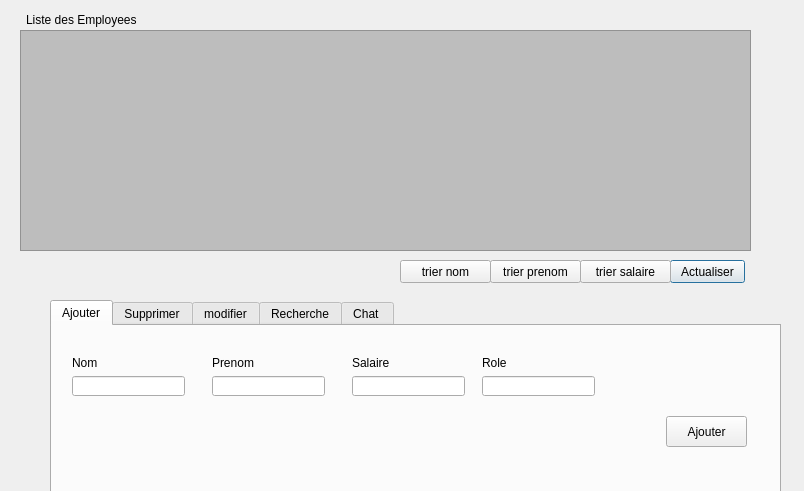
<?xml version="1.0" encoding="UTF-8"?>
<ui version="4.0">
 <class>gestionemployes</class>
 <widget class="QDialog" name="gestionemployes">
  <property name="geometry">
   <rect>
    <x>0</x>
    <y>0</y>
    <width>804</width>
    <height>491</height>
   </rect>
  </property>
  <property name="windowTitle">
   <string>Dialog</string>
  </property>
  <widget class="QPushButton" name="pushButton_4">
   <property name="geometry">
    <rect>
     <x>670</x>
     <y>260</y>
     <width>75</width>
     <height>23</height>
    </rect>
   </property>
   <property name="text">
    <string>Actualiser</string>
   </property>
  </widget>
  <widget class="QTabWidget" name="tabWidget">
   <property name="geometry">
    <rect>
     <x>50</x>
     <y>300</y>
     <width>731</width>
     <height>231</height>
    </rect>
   </property>
   <property name="styleSheet">
    <string notr="true">font: 75 9pt &quot;MS Shell Dlg 2&quot;;</string>
   </property>
   <property name="currentIndex">
    <number>0</number>
   </property>
   <widget class="QWidget" name="ajouter">
    <attribute name="title">
     <string>Ajouter</string>
    </attribute>
    <widget class="QLineEdit" name="nom">
     <property name="geometry">
      <rect>
       <x>20</x>
       <y>50</y>
       <width>113</width>
       <height>20</height>
      </rect>
     </property>
    </widget>
    <widget class="QLineEdit" name="prenom">
     <property name="geometry">
      <rect>
       <x>160</x>
       <y>50</y>
       <width>113</width>
       <height>20</height>
      </rect>
     </property>
    </widget>
    <widget class="QLineEdit" name="salaire">
     <property name="geometry">
      <rect>
       <x>300</x>
       <y>50</y>
       <width>113</width>
       <height>20</height>
      </rect>
     </property>
    </widget>
    <widget class="QLineEdit" name="role">
     <property name="geometry">
      <rect>
       <x>430</x>
       <y>50</y>
       <width>113</width>
       <height>20</height>
      </rect>
     </property>
    </widget>
    <widget class="QLabel" name="label_2">
     <property name="geometry">
      <rect>
       <x>20</x>
       <y>30</y>
       <width>47</width>
       <height>14</height>
      </rect>
     </property>
     <property name="text">
      <string>Nom</string>
     </property>
    </widget>
    <widget class="QLabel" name="label_3">
     <property name="geometry">
      <rect>
       <x>160</x>
       <y>30</y>
       <width>47</width>
       <height>14</height>
      </rect>
     </property>
     <property name="text">
      <string>Prenom</string>
     </property>
    </widget>
    <widget class="QLabel" name="label_4">
     <property name="geometry">
      <rect>
       <x>300</x>
       <y>30</y>
       <width>47</width>
       <height>14</height>
      </rect>
     </property>
     <property name="text">
      <string>Salaire</string>
     </property>
    </widget>
    <widget class="QLabel" name="label_5">
     <property name="geometry">
      <rect>
       <x>430</x>
       <y>30</y>
       <width>47</width>
       <height>14</height>
      </rect>
     </property>
     <property name="text">
      <string>Role</string>
     </property>
    </widget>
    <widget class="QPushButton" name="pushButton">
     <property name="geometry">
      <rect>
       <x>614</x>
       <y>90</y>
       <width>81</width>
       <height>31</height>
      </rect>
     </property>
     <property name="text">
      <string>Ajouter</string>
     </property>
    </widget>
   </widget>
   <widget class="QWidget" name="supprimer">
    <attribute name="title">
     <string>Supprimer</string>
    </attribute>
    <widget class="QPushButton" name="pushButton_2">
     <property name="geometry">
      <rect>
       <x>614</x>
       <y>110</y>
       <width>91</width>
       <height>23</height>
      </rect>
     </property>
     <property name="text">
      <string>Supprimer</string>
     </property>
    </widget>
    <widget class="QLabel" name="label_6">
     <property name="geometry">
      <rect>
       <x>70</x>
       <y>40</y>
       <width>51</width>
       <height>31</height>
      </rect>
     </property>
     <property name="styleSheet">
      <string notr="true">font: 75 10pt &quot;MS Shell Dlg 2&quot;;</string>
     </property>
     <property name="text">
      <string>ID</string>
     </property>
    </widget>
    <widget class="QLineEdit" name="lineEdit_5">
     <property name="geometry">
      <rect>
       <x>140</x>
       <y>40</y>
       <width>291</width>
       <height>31</height>
      </rect>
     </property>
    </widget>
   </widget>
   <widget class="QWidget" name="modifier">
    <attribute name="title">
     <string>modifier</string>
    </attribute>
    <widget class="QLineEdit" name="lineEdit_6">
     <property name="geometry">
      <rect>
       <x>30</x>
       <y>30</y>
       <width>113</width>
       <height>20</height>
      </rect>
     </property>
    </widget>
    <widget class="QLineEdit" name="lineEdit_7">
     <property name="geometry">
      <rect>
       <x>30</x>
       <y>80</y>
       <width>113</width>
       <height>20</height>
      </rect>
     </property>
    </widget>
    <widget class="QLineEdit" name="lineEdit_8">
     <property name="geometry">
      <rect>
       <x>180</x>
       <y>80</y>
       <width>113</width>
       <height>20</height>
      </rect>
     </property>
    </widget>
    <widget class="QLineEdit" name="lineEdit_9">
     <property name="geometry">
      <rect>
       <x>320</x>
       <y>80</y>
       <width>113</width>
       <height>20</height>
      </rect>
     </property>
    </widget>
    <widget class="QLineEdit" name="lineEdit_10">
     <property name="geometry">
      <rect>
       <x>470</x>
       <y>80</y>
       <width>113</width>
       <height>20</height>
      </rect>
     </property>
    </widget>
    <widget class="QPushButton" name="pushButton_3">
     <property name="geometry">
      <rect>
       <x>640</x>
       <y>120</y>
       <width>75</width>
       <height>23</height>
      </rect>
     </property>
     <property name="text">
      <string>Modifier</string>
     </property>
    </widget>
    <widget class="QLabel" name="label_7">
     <property name="geometry">
      <rect>
       <x>30</x>
       <y>10</y>
       <width>47</width>
       <height>14</height>
      </rect>
     </property>
     <property name="text">
      <string>ID</string>
     </property>
    </widget>
    <widget class="QLabel" name="label_8">
     <property name="geometry">
      <rect>
       <x>30</x>
       <y>60</y>
       <width>51</width>
       <height>16</height>
      </rect>
     </property>
     <property name="text">
      <string>Nom</string>
     </property>
    </widget>
    <widget class="QLabel" name="label_9">
     <property name="geometry">
      <rect>
       <x>180</x>
       <y>60</y>
       <width>47</width>
       <height>14</height>
      </rect>
     </property>
     <property name="text">
      <string>Prenom</string>
     </property>
    </widget>
    <widget class="QLabel" name="label_10">
     <property name="geometry">
      <rect>
       <x>320</x>
       <y>60</y>
       <width>47</width>
       <height>14</height>
      </rect>
     </property>
     <property name="text">
      <string>Salaire</string>
     </property>
    </widget>
    <widget class="QLabel" name="label_11">
     <property name="geometry">
      <rect>
       <x>470</x>
       <y>60</y>
       <width>47</width>
       <height>14</height>
      </rect>
     </property>
     <property name="text">
      <string>Role</string>
     </property>
    </widget>
   </widget>
   <widget class="QWidget" name="recherche">
    <attribute name="title">
     <string>Recherche</string>
    </attribute>
    <widget class="QLabel" name="label_12">
     <property name="geometry">
      <rect>
       <x>20</x>
       <y>20</y>
       <width>101</width>
       <height>16</height>
      </rect>
     </property>
     <property name="text">
      <string>Chercher par</string>
     </property>
    </widget>
    <widget class="QComboBox" name="comboBox">
     <property name="geometry">
      <rect>
       <x>100</x>
       <y>20</y>
       <width>62</width>
       <height>22</height>
      </rect>
     </property>
     <item>
      <property name="text">
       <string>nom</string>
      </property>
     </item>
     <item>
      <property name="text">
       <string>prenom</string>
      </property>
     </item>
     <item>
      <property name="text">
       <string>Role</string>
      </property>
     </item>
    </widget>
    <widget class="QLineEdit" name="lineEdit">
     <property name="geometry">
      <rect>
       <x>190</x>
       <y>20</y>
       <width>113</width>
       <height>20</height>
      </rect>
     </property>
    </widget>
    <widget class="QPushButton" name="pushButton_5">
     <property name="geometry">
      <rect>
       <x>350</x>
       <y>20</y>
       <width>75</width>
       <height>23</height>
      </rect>
     </property>
     <property name="text">
      <string>chercher</string>
     </property>
    </widget>
   </widget>
   <widget class="QWidget" name="tab">
    <attribute name="title">
     <string>Chat </string>
    </attribute>
    <widget class="QLabel" name="label_14">
     <property name="geometry">
      <rect>
       <x>160</x>
       <y>140</y>
       <width>56</width>
       <height>16</height>
      </rect>
     </property>
     <property name="text">
      <string>Message</string>
     </property>
    </widget>
    <widget class="QLineEdit" name="message">
     <property name="geometry">
      <rect>
       <x>220</x>
       <y>140</y>
       <width>113</width>
       <height>22</height>
      </rect>
     </property>
    </widget>
    <widget class="QPushButton" name="send">
     <property name="geometry">
      <rect>
       <x>350</x>
       <y>140</y>
       <width>71</width>
       <height>21</height>
      </rect>
     </property>
     <property name="text">
      <string>envoyer</string>
     </property>
    </widget>
    <widget class="QTableView" name="AfficherMessage">
     <property name="geometry">
      <rect>
       <x>150</x>
       <y>20</y>
       <width>361</width>
       <height>101</height>
      </rect>
     </property>
    </widget>
    <widget class="QPushButton" name="afficherM">
     <property name="geometry">
      <rect>
       <x>430</x>
       <y>140</y>
       <width>75</width>
       <height>21</height>
      </rect>
     </property>
     <property name="text">
      <string>Actualiser</string>
     </property>
    </widget>
   </widget>
  </widget>
  <widget class="QPushButton" name="pushButton_7">
   <property name="geometry">
    <rect>
     <x>400</x>
     <y>260</y>
     <width>91</width>
     <height>23</height>
    </rect>
   </property>
   <property name="text">
    <string>trier nom</string>
   </property>
  </widget>
  <widget class="QPushButton" name="pushButton_8">
   <property name="geometry">
    <rect>
     <x>490</x>
     <y>260</y>
     <width>91</width>
     <height>23</height>
    </rect>
   </property>
   <property name="text">
    <string>trier prenom</string>
   </property>
  </widget>
  <widget class="QPushButton" name="pushButton_6">
   <property name="geometry">
    <rect>
     <x>580</x>
     <y>260</y>
     <width>91</width>
     <height>23</height>
    </rect>
   </property>
   <property name="text">
    <string>trier salaire</string>
   </property>
  </widget>
  <widget class="QLabel" name="label">
   <property name="geometry">
    <rect>
     <x>26</x>
     <y>10</y>
     <width>301</width>
     <height>20</height>
    </rect>
   </property>
   <property name="styleSheet">
    <string notr="true">font: 75 10pt &quot;MS Shell Dlg 2&quot;;</string>
   </property>
   <property name="text">
    <string>Liste des Employees </string>
   </property>
  </widget>
  <widget class="QTableView" name="tableView">
   <property name="geometry">
    <rect>
     <x>20</x>
     <y>30</y>
     <width>731</width>
     <height>221</height>
    </rect>
   </property>
   <property name="styleSheet">
    <string notr="true">background-color:rgb(189, 189, 189);</string>
   </property>
  </widget>
 </widget>
 <resources/>
 <connections/>
</ui>
